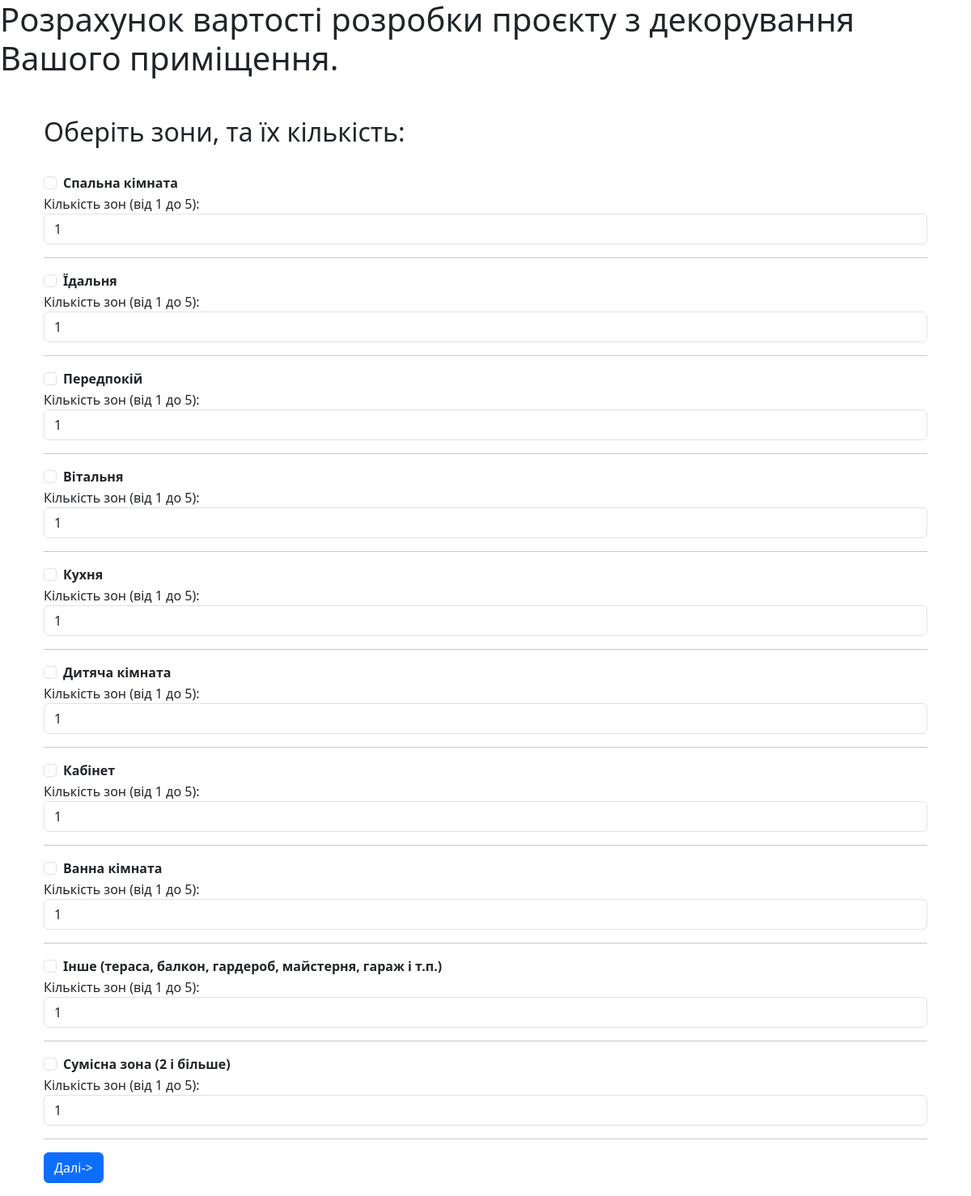
The app's page /polls/zones/ with its own data.
### polls/models.py (models this page shows, shortened)
class DecorationZone(models.Model):
    zone_name = models.CharField(max_length=100)
    zone_cost = models.IntegerField(default=25)

### polls/views.py (the view, shortened to what this page needs)
# urls.py: path('zones/', views.zones_index, name='zones_index'),
def zones_index(request):
    zones_list = DecorationZone.objects.all()
    context = {'zones_list': zones_list}
    return render(request, 'polls/zones_index.html', context)

### templates/polls/zones_index.html (shortened to what this page needs)
{% extends 'polls/base.html' %}
{% block content %}
<div class="container mt-5">
    <h2>Оберіть зони, та їх кількість:</h2>
    <br>
    <form action="{% url 'polls:zones_index' %}" method="POST">
      {% for zone in zones_list %}
        <div class="form-check">
          <input class="form-check-input" type="checkbox" id="{{ zone.id }}" name="zones" value="{{ zone.id }}">
          <label class="form-check-label" for="{{ zone.id }}"><strong>{{ zone.zone_name }}</strong></label>
        </div>
        <div class="form-group">
          <label for="{{ zone.id }}_quantity">Кількість зон (від 1 до 5):</label>
          <input type="number" class="form-control" id="{{ zone.id }}_quantity" name="{{ zone.zone_name }}_quantity" min="1" max="5" value="1">
        </div>
        <hr>
      {% endfor %}
      <button type="submit" class="btn btn-primary">Далі-></button>
    </form>
  </div>
{% endblock %}

### templates/polls/base.html (shortened to what this page needs)
<link href="https://cdn.jsdelivr.net/npm/bootstrap@5.3.0/dist/css/bootstrap.min.css" rel="stylesheet">
<h1> Розрахунок вартості розробки проєкту з декорування Вашого приміщення. </h1>
<div class="container">
  {% block content %}
  {% endblock %}
</div>

### records on screen
DecorationZone: zone_name "Спальна кімната", id "1"
DecorationZone: zone_name "Їдальня"
DecorationZone: zone_name "Передпокій"
DecorationZone: zone_name "Вітальня"
DecorationZone: zone_name "Кухня"
DecorationZone: zone_name "Дитяча кімната"
DecorationZone: zone_name "Кабінет"
DecorationZone: zone_name "Ванна кімната"
DecorationZone: zone_name "Інше (тераса, балкон, гардероб, майстерня, гараж і т.п.)"
DecorationZone: zone_name "Сумісна зона (2 і більше)"
